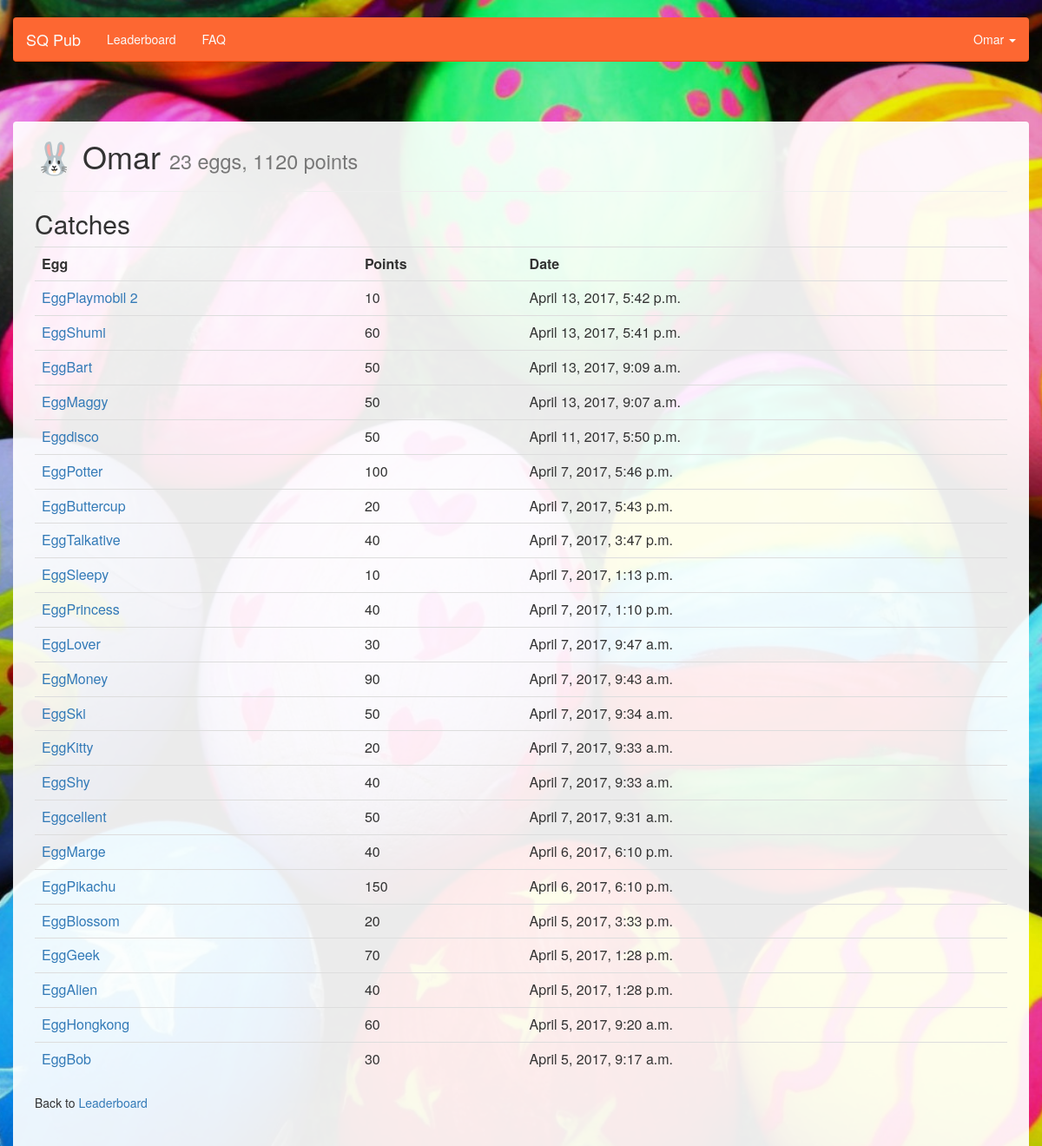
Page /player/61/ on the committed database.
### eggcatch/models.py (models this page shows, shortened)
@python_2_unicode_compatible  # only if you need to support Python 2
class Player(models.Model):
    name = models.CharField(max_length=64, unique=True)
    last_eurochicken = models.DateTimeField('last eurochicken', default=datetime.datetime.now, blank=True, null=True)
    egg_eurochicken = models.ForeignKey(Egg, on_delete=models.CASCADE, blank=True, null=True)
    code_eurochicken = models.CharField(max_length=32, editable=True, blank=True)
    def score(self):
        d = Player.objects.filter(id=self.id).annotate(score=Sum('catch__egg__points')).values('score')[0]
        return d['score']
    def number_of_eggs(self):
        return self.catch_set.all().count()

@python_2_unicode_compatible  # only if you need to support Python 2
class Catch(models.Model):
    egg = models.ForeignKey(Egg, on_delete=models.CASCADE)
    player = models.ForeignKey(Player, on_delete=models.CASCADE)
    date = models.DateTimeField('catch date')

@python_2_unicode_compatible  # only if you need to support Python 2
class Egg(models.Model):
    name = models.CharField(max_length=64, unique=True)
    points = models.SmallIntegerField(default=10)
    code = models.CharField(max_length=32, editable=True, blank=True, unique=True)
    description = models.CharField(max_length=256, blank=True)
    comment_private = models.CharField(max_length=256, blank=True)
    image = models.ImageField(upload_to=get_image_path, blank=True, null=True)

### eggcatch/views.py (the view)
# urls.py: url(r'^player/(?P<id>[0-9]+)/$', views.player_detail, name='player'),
def player_detail(request, id):
    player = get_object_or_404(Player, id=id)
    catches = Catch.objects.filter(player=player).order_by('-date')
    return render(request, 'player_detail.html', {'player': player, 'catches': catches})

### eggcatch/templates/player_detail.html (shortened to what this page needs)
{% extends "base.html" %}
{% block content %}
<h1>
  &#128048; {{ player.name }}
  <span class="small">
    {{ player.number_of_eggs }} egg{{ player.number_of_eggs|pluralize }}, {{ player.score }} points
</h1>
<hr />
<h2>Catches</h2>
<table class="table table-responsive table-hover">
  <tr>
    <th>Egg</th>
    <th>Points</th>
    <th>Date</th>
{% for c in catches %}
  <tr>
    <td>
      <a href="/egg/{{ c.egg.id }}">{{ c.egg.name }}</a>
    </td>
    <td>
      {{ c.egg.points }}
    </td>
    <td>
      {{ c.date }}
    </td>
  </tr>
{% endfor %}
</table>
<p>Back to <a href="/">Leaderboard</a></p>
{% endblock %}

### eggcatch/templates/base.html (shortened to what this page needs)
<html>
<head>
<link rel="stylesheet" href="/media/css/bootstrap/bootstrap.css">
<link rel="stylesheet" href="/media/css/sqpub.css">
</head>
<body>
  <main>
  <div class="navbar-wrapper">
    <div class="container no-padding">
      <nav class="navbar navbar-default navbar-static-top">
        <div class="container">
          <div class="navbar-header">
            <a class="navbar-brand" href="/">SQ Pub</a>
          </div>
          <div class="collapse navbar-collapse" id="bs-example-navbar-collapse-1">
            <ul class="nav navbar-nav">
              {% if player %}
              <li><a href="/">Leaderboard</a></li>
              <li><a href="/faq">FAQ</a></li>
              {% endif %}
            </ul>
            <ul class="nav navbar-nav navbar-right">
              {% if player %}
              <li class="dropdown">
                <a href="#" class="dropdown-toggle" data-toggle="dropdown" role="button" aria-haspopup="true" aria-expanded="false">
                  {{ player.name }} <span class="caret"></span></a>
              </li>
              {% endif %}
            </ul>
          </div>
        </div>
      </nav>
    </div>
  </div>
    <div class="container main">
      {% block content %}
      {% endblock %}
    </div>
  </main>
</body>
</html>

### site_media/css/sqpub.css (style rules this page uses)
body { background-color: red; background: url('../img/bg2-dark.jpg') no-repeat center center fixed; -webkit-background-size: cover; -moz-background-size: cover; -o-background-size: cover; background-size: cover; min-height: 100%; padding: 0px 10px; }
.no-padding { padding: 0px; }
.navbar-wrapper { position: absolute; top: 0; right: 0; left: 0; z-index: 20; }
.navbar-wrapper > .container { padding-right: 0; padding-left: 0; }
.navbar-wrapper .navbar { padding-right: 15px; padding-left: 15px; }
.navbar-wrapper .navbar .container { width: auto; }
.main { margin-top: 100px; padding-left: 25px; padding-right: 25px; padding-bottom: 30px; background-color: rgba(255, 255, 255, 0.92); border-top-left-radius: 4px; border-top-right-radius: 4px; }
@media (min-width: 768px) { .navbar-wrapper { margin-top: 20px; } }
@media (min-width: 768px) { .navbar-wrapper .navbar { padding-right: 0; padding-left: 0; } }
@media (min-width: 768px) { .navbar-wrapper .navbar { border-radius: 4px; } }
@media (min-width: 768px) { .main { margin-top: 140px; } }

### rows in the picture
Player: name "Omar", number_of_eggs "23", score "1120"
Catch: egg.name "EggPlaymobil 2", egg.points "10", date "April 13, 2017, 5:42 p.m."
Catch: egg.name "EggShumi", egg.points "60", date "April 13, 2017, 5:41 p.m."
Catch: egg.name "EggBart", egg.points "50", date "April 13, 2017, 9:09 a.m."
Catch: egg.name "EggMaggy", egg.points "50", date "April 13, 2017, 9:07 a.m."
Catch: egg.name "Eggdisco", egg.points "50", date "April 11, 2017, 5:50 p.m."
Catch: egg.name "EggPotter", egg.points "100", date "April 7, 2017, 5:46 p.m."
Catch: egg.name "EggButtercup", egg.points "20", date "April 7, 2017, 5:43 p.m."
Catch: egg.name "EggTalkative", egg.points "40", date "April 7, 2017, 3:47 p.m."
Catch: egg.name "EggSleepy", egg.points "10", date "April 7, 2017, 1:13 p.m."
Catch: egg.name "EggPrincess", egg.points "40", date "April 7, 2017, 1:10 p.m."
Catch: egg.name "EggLover", egg.points "30", date "April 7, 2017, 9:47 a.m."
Catch: egg.name "EggMoney", egg.points "90", date "April 7, 2017, 9:43 a.m."
Catch: egg.name "EggSki", egg.points "50", date "April 7, 2017, 9:34 a.m."
Catch: egg.name "EggKitty", egg.points "20", date "April 7, 2017, 9:33 a.m."
Catch: egg.name "EggShy", egg.points "40", date "April 7, 2017, 9:33 a.m."
Catch: egg.name "Eggcellent", egg.points "50", date "April 7, 2017, 9:31 a.m."
Catch: egg.name "EggMarge", egg.points "40", date "April 6, 2017, 6:10 p.m."
Catch: egg.name "EggPikachu", egg.points "150", date "April 6, 2017, 6:10 p.m."
Catch: egg.name "EggBlossom", egg.points "20", date "April 5, 2017, 3:33 p.m."
Catch: egg.name "EggGeek", egg.points "70", date "April 5, 2017, 1:28 p.m."
Catch: egg.name "EggAlien", egg.points "40", date "April 5, 2017, 1:28 p.m."
Catch: egg.name "EggHongkong", egg.points "60", date "April 5, 2017, 9:20 a.m."
Catch: egg.name "EggBob", egg.points "30", date "April 5, 2017, 9:17 a.m."
